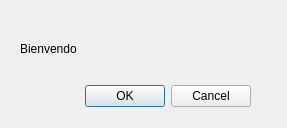
<?xml version="1.0" encoding="UTF-8"?>
<ui version="4.0">
 <class>successlogin</class>
 <widget class="QDialog" name="successlogin">
  <property name="geometry">
   <rect>
    <x>0</x>
    <y>0</y>
    <width>287</width>
    <height>128</height>
   </rect>
  </property>
  <property name="windowTitle">
   <string>Dialog</string>
  </property>
  <widget class="QDialogButtonBox" name="buttonBox">
   <property name="geometry">
    <rect>
     <x>70</x>
     <y>80</y>
     <width>181</width>
     <height>32</height>
    </rect>
   </property>
   <property name="orientation">
    <enum>Qt::Horizontal</enum>
   </property>
   <property name="standardButtons">
    <set>QDialogButtonBox::Cancel|QDialogButtonBox::Ok</set>
   </property>
  </widget>
  <widget class="QLabel" name="label">
   <property name="geometry">
    <rect>
     <x>20</x>
     <y>40</y>
     <width>81</width>
     <height>17</height>
    </rect>
   </property>
   <property name="text">
    <string>Bienvendo </string>
   </property>
  </widget>
  <widget class="QLabel" name="nombre">
   <property name="geometry">
    <rect>
     <x>110</x>
     <y>40</y>
     <width>67</width>
     <height>17</height>
    </rect>
   </property>
   <property name="text">
    <string/>
   </property>
  </widget>
 </widget>
 <resources/>
 <connections>
  <connection>
   <sender>buttonBox</sender>
   <signal>accepted()</signal>
   <receiver>successlogin</receiver>
   <slot>accept()</slot>
   <hints>
    <hint type="sourcelabel">
     <x>248</x>
     <y>254</y>
    </hint>
    <hint type="destinationlabel">
     <x>157</x>
     <y>274</y>
    </hint>
   </hints>
  </connection>
  <connection>
   <sender>buttonBox</sender>
   <signal>rejected()</signal>
   <receiver>successlogin</receiver>
   <slot>reject()</slot>
   <hints>
    <hint type="sourcelabel">
     <x>316</x>
     <y>260</y>
    </hint>
    <hint type="destinationlabel">
     <x>286</x>
     <y>274</y>
    </hint>
   </hints>
  </connection>
 </connections>
</ui>
